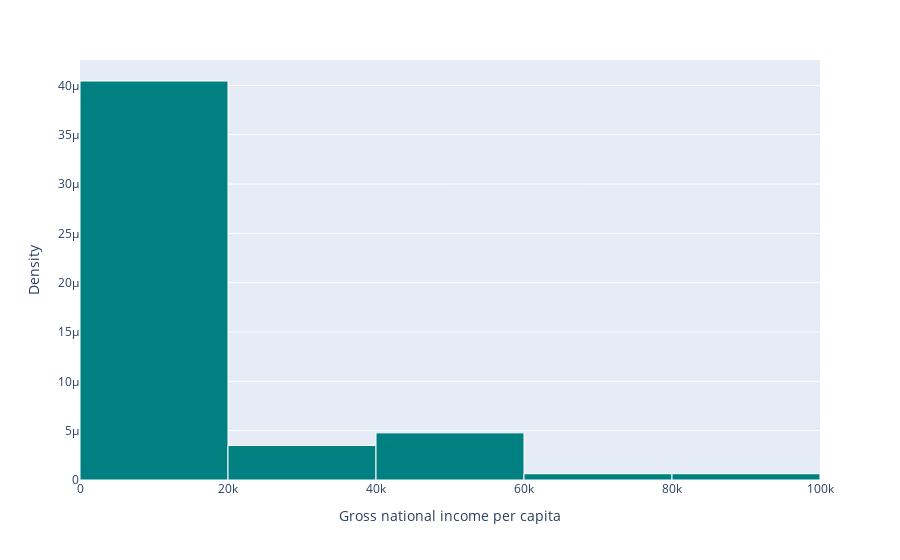

Write notebook code for a chart like this one.
### Code cell
# Extract GNI data
gni = df['Gross national income per capita, Atlas method: $: 2016']

#  Handle NaN values
gni = gni.dropna()

# Create histogram
fig = px.histogram(gni,
                   histnorm='probability density',
                   nbins=5)

# Update layout
fig.update_layout(
    xaxis_title="Gross national income per capita",
    yaxis_title="Density",
    showlegend=False
)

# Update traces
fig.update_traces(
    marker_color='teal',
    marker_line_color='white',
    marker_line_width=1
)

# Show the histogram
fig.show()
# Calculate histogram data to get bin edges
hist_data, bin_edges = np.histogram(gni, bins=5)

# Calculate data points in the first bin
data_in_bin = gni[(gni >= bin_edges[0]) & (gni < bin_edges[1])]
num_data_points_in_first_bin = len(data_in_bin)

# Print the number of data points in the first bin
print('The number of data points in the first bin are:', num_data_points_in_first_bin)

# Calculate height
height = hist_data[0]

# Calculate width of the first bin
width = bin_edges[1] - bin_edges[0]

# Area of the first bin
area = height * width

# Print height, width, and area
print('Height of the first bin:', height)
print('Width of the first bin:', width)
print('Area of the first bin:', area)

### Figure 1 — Plotly figure (JSON) as saved in the notebook; plotly's stock layout.template omitted (floating-point values rounded to 4 significant figures; data arrays with more than 128 entries replaced by an {"elided": "..."} marker saying what was removed)
{"data": [{"alignmentgroup": "True", "bingroup": "x", "histnorm": "probability density", "hovertemplate": "variable=Gross national income per capita, Atlas method: $: 2016<br>value=%{x}<br>probability density=%{y}<extra></extra>", "legendgroup": "Gross national income per capita, Atlas method: $: 2016", "marker": {"color": "teal", "line": {"color": "white", "width": 1}, "pattern": {"shape": ""}}, "name": "Gross national income per capita, Atlas method: $: 2016", "nbinsx": 5, "offsetgroup": "Gross national income per capita, Atlas method: $: 2016", "orientation": "v", "showlegend": true, "type": "histogram", "x": {"elided": "157 int values"}, "xaxis": "x", "yaxis": "y"}], "layout": {"barmode": "relative", "legend": {"title": {"text": "variable"}, "tracegroupgap": 0}, "margin": {"t": 60}, "showlegend": false, "xaxis": {"anchor": "y", "domain": [0, 1], "title": {"text": "Gross national income per capita"}}, "yaxis": {"anchor": "x", "domain": [0, 1], "title": {"text": "Density"}}}}
